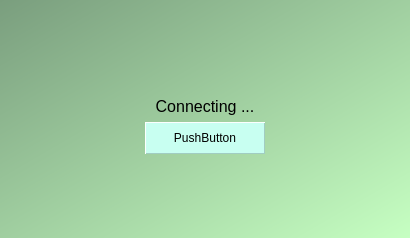
<?xml version="1.0" encoding="UTF-8"?>
<ui version="4.0">
 <class>GUI_Connecting</class>
 <widget class="QDialog" name="GUI_Connecting">
  <property name="geometry">
   <rect>
    <x>0</x>
    <y>0</y>
    <width>410</width>
    <height>238</height>
   </rect>
  </property>
  <property name="styleSheet">
   <string notr="true">QDialog{
	background-color: qlineargradient(spread:pad, x1:0, y1:0, x2:1, y2:1, stop:0 rgba(122, 158, 126, 255), stop:1 rgba(198, 255, 194, 255));
}

QWidget#backgroundWidget{
	background-color: qlineargradient(spread:reflect, x1:0.5, y1:0, x2:0.5, y2:0.49, stop:0 rgba(207, 245, 236, 255), stop:0.17 rgba(215, 255, 245, 255), stop:1 rgba(230, 255, 249, 255));
	border-width: 1px;
	border-style: solid;
	border-color: hsv(165, 55, 205);
}

QPushButton {
	min-height: 20px;
	min-width: 65px;
	padding: 5px;	
	padding-left: 10px;
	padding-right: 10px;
    background-color: hsv(165, 55, 255);
    border-width: 1px;
	border-style: outset;
	border-color: hsv(165, 55, 205);
}

QPushButton:hover:!pressed{
	border-color: hsv(165, 255, 255);
	border-top-color: hsv(165, 200, 255);	
	border-left-color: hsv(165, 200, 255);
}

QPushButton:pressed,QPushButton:checked {
    border-style: inset;
	background-color: hsv(165, 55, 220);
}</string>
  </property>
  <layout class="QGridLayout" name="gridLayout" rowstretch="5,0,2,0,5,0">
   <item row="5" column="1">
    <spacer name="verticalSpacer">
     <property name="orientation">
      <enum>Qt::Vertical</enum>
     </property>
     <property name="sizeHint" stdset="0">
      <size>
       <width>20</width>
       <height>73</height>
      </size>
     </property>
    </spacer>
   </item>
   <item row="1" column="0">
    <spacer name="horizontalSpacer">
     <property name="orientation">
      <enum>Qt::Horizontal</enum>
     </property>
     <property name="sizeHint" stdset="0">
      <size>
       <width>134</width>
       <height>20</height>
      </size>
     </property>
    </spacer>
   </item>
   <item row="1" column="2">
    <spacer name="horizontalSpacer_2">
     <property name="orientation">
      <enum>Qt::Horizontal</enum>
     </property>
     <property name="sizeHint" stdset="0">
      <size>
       <width>134</width>
       <height>20</height>
      </size>
     </property>
    </spacer>
   </item>
   <item row="3" column="1">
    <widget class="QLabel" name="label">
     <property name="font">
      <font>
       <pointsize>12</pointsize>
      </font>
     </property>
     <property name="text">
      <string>Connecting ...</string>
     </property>
     <property name="alignment">
      <set>Qt::AlignCenter</set>
     </property>
    </widget>
   </item>
   <item row="0" column="1">
    <spacer name="verticalSpacer_2">
     <property name="orientation">
      <enum>Qt::Vertical</enum>
     </property>
     <property name="sizeHint" stdset="0">
      <size>
       <width>20</width>
       <height>73</height>
      </size>
     </property>
    </spacer>
   </item>
   <item row="2" column="1">
    <spacer name="verticalSpacer_3">
     <property name="orientation">
      <enum>Qt::Vertical</enum>
     </property>
     <property name="sizeHint" stdset="0">
      <size>
       <width>20</width>
       <height>40</height>
      </size>
     </property>
    </spacer>
   </item>
   <item row="1" column="1">
    <layout class="QHBoxLayout" name="horizontalLayout">
     <item>
      <spacer name="horizontalSpacer_4">
       <property name="orientation">
        <enum>Qt::Horizontal</enum>
       </property>
       <property name="sizeHint" stdset="0">
        <size>
         <width>40</width>
         <height>20</height>
        </size>
       </property>
      </spacer>
     </item>
     <item>
      <widget class="QLabel" name="GIFLabel">
       <property name="sizePolicy">
        <sizepolicy hsizetype="Fixed" vsizetype="Fixed">
         <horstretch>0</horstretch>
         <verstretch>0</verstretch>
        </sizepolicy>
       </property>
       <property name="maximumSize">
        <size>
         <width>100</width>
         <height>100</height>
        </size>
       </property>
       <property name="text">
        <string/>
       </property>
       <property name="pixmap">
        <pixmap resource="../../images/images.qrc">:/other/connecting.gif</pixmap>
       </property>
       <property name="scaledContents">
        <bool>true</bool>
       </property>
      </widget>
     </item>
     <item>
      <spacer name="horizontalSpacer_3">
       <property name="orientation">
        <enum>Qt::Horizontal</enum>
       </property>
       <property name="sizeHint" stdset="0">
        <size>
         <width>40</width>
         <height>20</height>
        </size>
       </property>
      </spacer>
     </item>
    </layout>
   </item>
   <item row="4" column="1">
    <widget class="QPushButton" name="pushButton">
     <property name="text">
      <string>PushButton</string>
     </property>
    </widget>
   </item>
  </layout>
 </widget>
 <resources>
  <include location="../../images/images.qrc"/>
 </resources>
 <connections/>
</ui>
